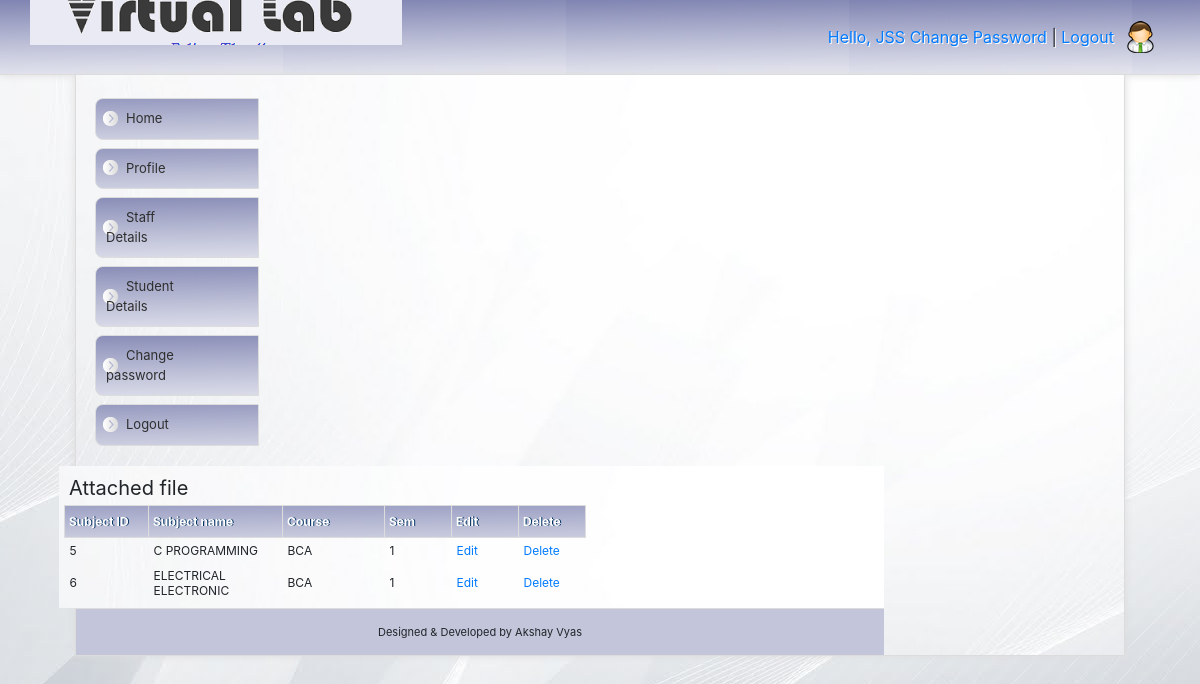
The app's page /login/college/subject_view.php (signed in) with its own data.
### tables this page shows
CREATE TABLE IF NOT EXISTS `clg` (
  `clg_id` int(20) NOT NULL AUTO_INCREMENT,
  `clg_name` varchar(100) NOT NULL,
  `clg_city` varchar(50) NOT NULL,
  `clg_address` varchar(200) NOT NULL,
  PRIMARY KEY (`clg_id`)
);

CREATE TABLE IF NOT EXISTS `subject` (
  `subject_id` int(100) NOT NULL AUTO_INCREMENT,
  `sub_name` varchar(100) NOT NULL,
  `course_id` varchar(100) NOT NULL,
  `sem` varchar(100) NOT NULL,
  PRIMARY KEY (`subject_id`)
);

CREATE TABLE IF NOT EXISTS `course` (
  `course_id` int(100) NOT NULL AUTO_INCREMENT,
  `clg_id` int(30) NOT NULL,
  `duration` varchar(100) NOT NULL,
  `course_name` varchar(100) NOT NULL,
  `sem_id` int(100) NOT NULL,
  PRIMARY KEY (`course_id`)
);

### login/college/subject_view.php (the view, shortened to what this page needs)
<?php include('metatags.php');  ?>
<?php include('header.php');  ?>
<?php include('menu.php');  ?>
		<div id="rightContent">
	<h3>Attached file </h3>
  <table width="561" border="4">
    <tr>
       <th class="data" width="84">Subject ID </th>
      <th class="data" width="134">Subject name </th>
      <th class="data" width="102">Course </th>
      <th class="data" width="67">Sem</th>
      <th class="data" width="67">Edit</th>
      <th class="data" width="67">Delete</th>
    </tr>
	<?php
	$subsql="select * from subject a, course b where a.course_id=b.course_id";
	$subres=mysql_query($subsql);
	while($subrow=mysql_fetch_array($subres))
	{
	?>
    <tr>
      <td><?php echo $subrow['subject_id'];?></td>
      <td><?php echo $subrow['sub_name'];?></td>
      <td><?php echo $subrow['course_name'];?></td>
      <td><?php echo $subrow['sem'];?></td>
      <td><a href="subject_edit.php?id=<?php echo $subrow['subject_id'];?>">Edit</a></td>
      <td><a href="subject_delete.php?id=<?php echo $subrow['subject_id'];?>">Delete</a></td>
    </tr>
	 <?php
	  }
	  ?>
	  </table>
	  </div>
<?php include('footer.php');  ?>

### login/college/header.php (shortened to what this page needs)
<body>
<div id="header">
	<div class="inHeader">
		<div class="mosAdmin">
		<a href=""><a href="#">Hello, <?php echo $name;  ?></a> <a href="change pwd.php">Change Password</a> | <a href="../logout.php">Logout</a>
		</div>
	</div>
</div>

### login/college/mos-css/mos-style.css (style rules this page uses)
body { background: url(img/bg_kiri.jpg); margin: 0; padding: 0; font-family: Cursive; font-size: 15px; color: #2e2e2e; text-align: center; }
a { color: #527e19; text-decoration: none; }
table { border:none;font-size: 12px; width:auto; }
td { border:none; padding: 5px; }
th.data { padding: 8px 4px 8px 4px;border: 1px solid #dcdcdc; background: url(img/green.jpg)repeat left center;text-shadow: 1px 0px #003362;color: #fff }
#header { width: 100%; border-bottom: 1px solid #dcdcdc; background: url(img/green.jpg) repeat left; height: 75px; z-index: 1000; -moz-box-shadow: 0px 0px 8px #dcdcdc; -webkit-box-shadow: 0px 0px 8px #dcdcdc; }
.inHeader { float: center; background: url(img/logo.png) no-repeat left center; margin: auto; width: 95%; height: 45px; padding: 15px; border-right: 0px solid #dcdcdc; border-left: 0px solid #dcdcdc; }
.mosAdmin { float: right; border: 0px solid #dcdcdc; margin: 0 1px 0 auto; text-align: right; padding: 10px 40px 10px 10px; background: url(img/Administrator.png) no-repeat right center; text-shadow: 1px 1px #fff; }
#rightContent { width: 825px; padding: 5px; float: right; border-left: 0px solid #dcdcdc; text-align: left; background: inherit; }
#rightContent h3 { font-size: 20px; font-weight: normal; padding: 0; margin: 5px; }

### records on screen
clg: clg_name "JSS"
subject: subject_id "5", sub_name "C PROGRAMMING", course.course_name "BCA", sem "1"
subject: subject_id "6", sub_name "ELECTRICAL ELECTRONIC", course.course_name "BCA", sem "1"
